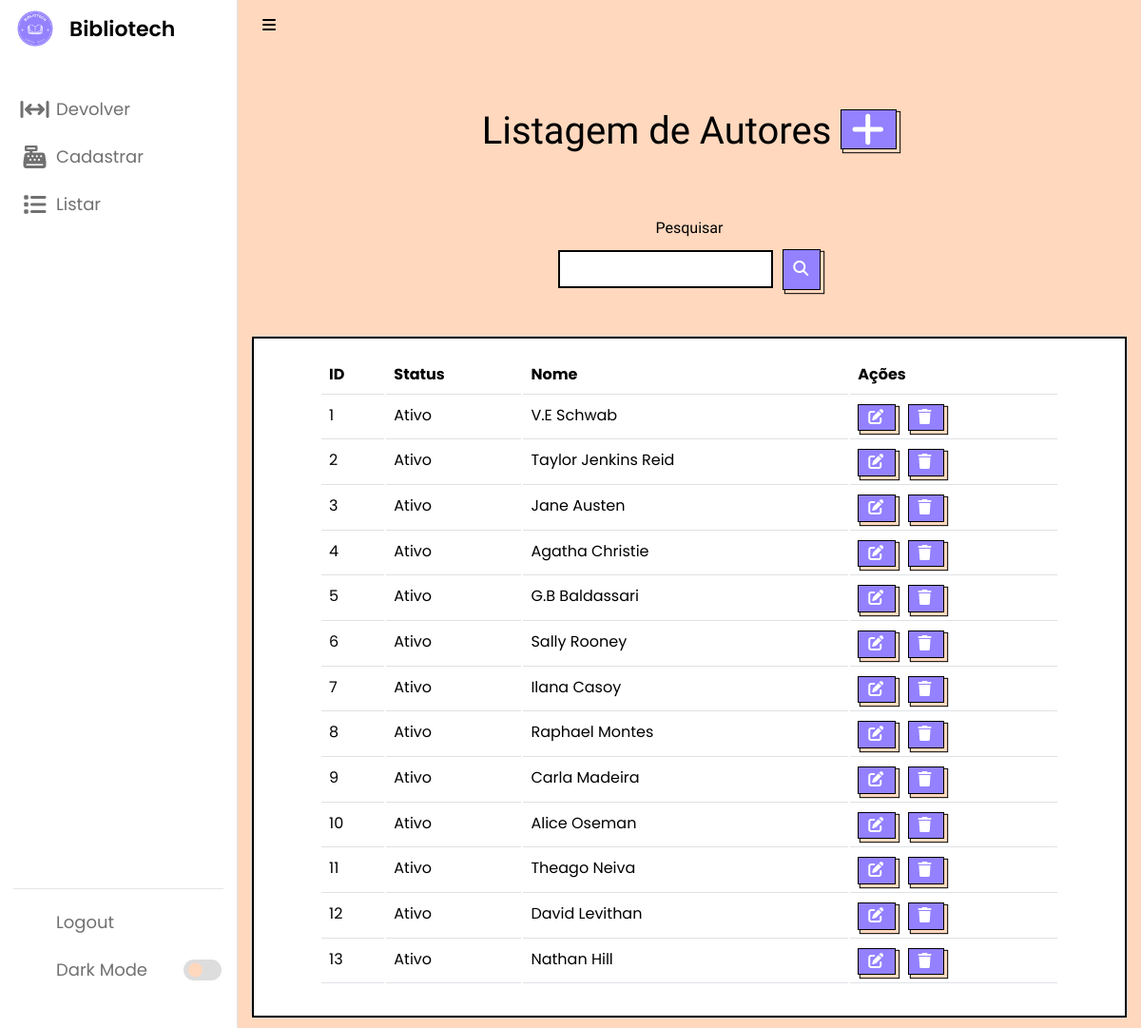
The page /listarAutores.php (signed in) on the database as committed earlier.
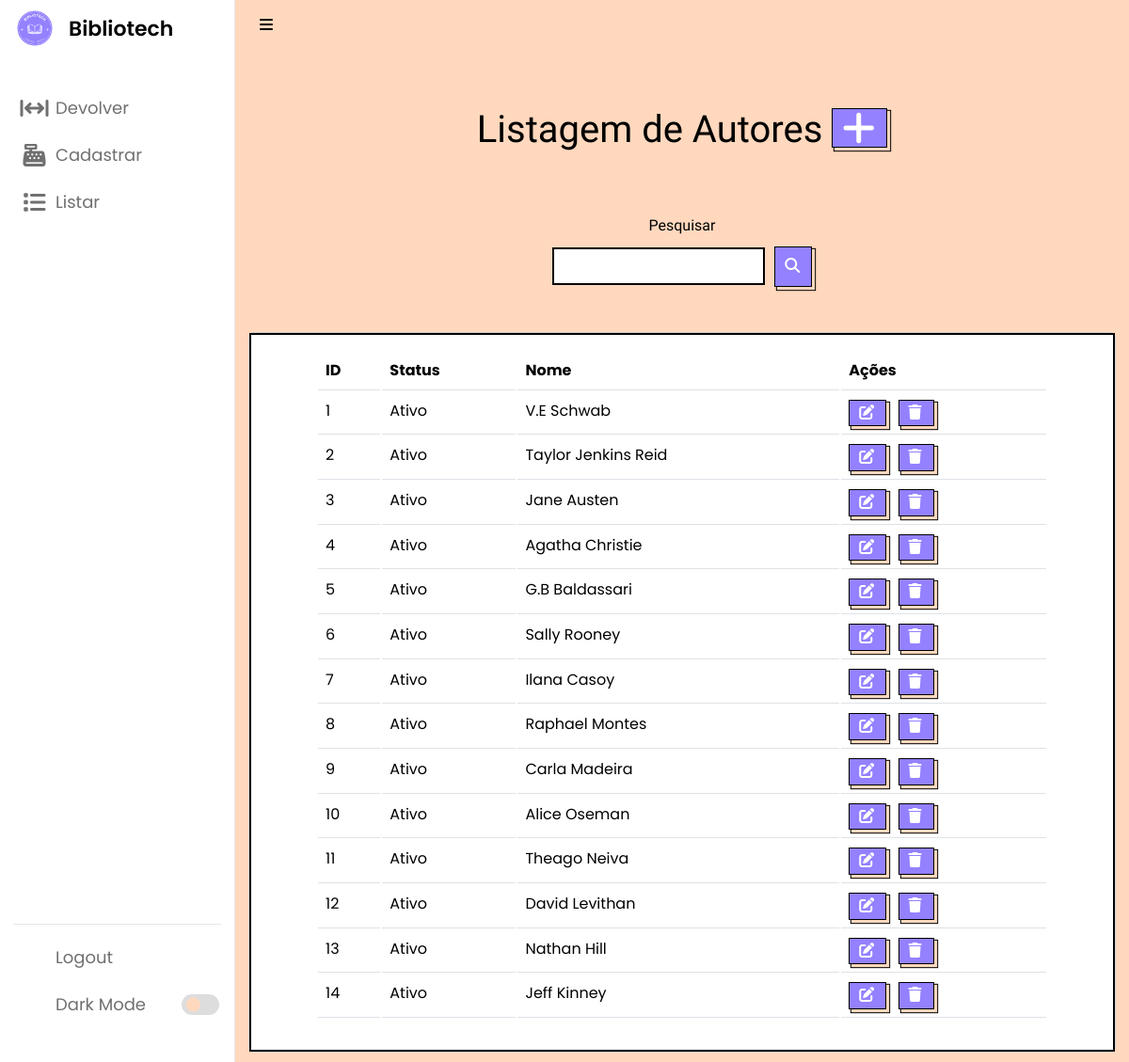
The same page on the database as committed later.
### tables this page shows
CREATE TABLE `autor` (
  `id` int(11) NOT NULL,
  `status` varchar(45) NOT NULL,
  `nome` varchar(100) NOT NULL
);

### listarAutores.php (the view, shortened to what this page needs)
<?php
require_once("conexao.php");
$V_WHERE = "";
$sql = "select * from autor
where 1 = 1" . $V_WHERE;
$resultado = mysqli_query($conexao, $sql);
?>
<!DOCTYPE html>
<html lang="pt-br">
<head>
    <link rel="stylesheet" href="css/style.css">
    <link rel="stylesheet" href="css/cadastrar.css">
    <link rel="stylesheet" href="css/bootstrap.css">
    <link rel="stylesheet" href="css/acervo.css">
    <link rel="stylesheet" href="https://unicons.iconscout.com/release/v4.0.0/css/line.css">
</head>
<body>
    <nav>
        <a href="main.php" style="text-decoration: none">
            <div class="logo-name">
                <div class="logo-image">
                    <img src="logo.ico" alt="">
                </div>
                <span class="logo_name">Bibliotech</span>
            </div>
        </a>
        <div class="menu-items">
            <ul class="nav-links">
                <?php require_once('sidebar.php') ?>
            </ul>
            <ul class="logout-mode">
                <li><a href="sair.php">
                        <i class="uil uil-signout"></i>
                        <span class="link-name">Logout</span>
                    </a></li>
                <li class="mode">
                    <a href="#">
                        <i class="uil uil-moon"></i>
                        <span class="link-name">Dark Mode</span>
                    </a>
                    <div class="mode-toggle">
                        <span class="switch"></span>
                    </div>
                </li>
            </ul>
        </div>
    </nav>
    <section class="dashboard">
        <div class="navbar bg-body-tertiary">
            <div class="container-fluid">
                <i class="fa-solid fa-bars sidebar-toggle botaoNav"></i>
            </div>
        </div>
        <br><br><br>
        <h1 class="titulo text">Listagem de Autores
            <a href="cadastrarAutores.php" class="botao">
                <i class="fa-solid fa-plus"></i>
            </a>
        </h1>
        <br><br>
        <center>
            <form method="post">
                <label name="nome" for="exampleFormControlInput1" class="titulo text">Pesquisar</label>
                <div class="input-button-container">
                    <input name="nome" type="text" class="formcampo">
                    <button name="pesquisar" stype="button" class="botaopesquisar"><i
                            class="fa-solid fa-magnifying-glass"></i></button>
                </div>
                <br><br>
            </form>
        </center>
        <center>
            <div class="card cardlistar">
                <div class="card-body cardlistar2">
                    <table class="table">
                        <thead>
                            <tr>
                                <td scope="col"><b>ID</b></td>
                                <td scope="col"><b>Status</b></td>
                                <td scope="col"><b>Nome</b></td>
                                <td scope="col"><b>Ações</b></td>
                            </tr>
                        </thead>
                        <tbody>
                            <?php while ($linha = mysqli_fetch_array($resultado)) { ?>
                                <tr>
                                    <td>
                                        <?= $linha['id'] ?>
                                    </td>
                                    <td>
                                        <?= $linha['status'] ?>
                                    </td>
                                    <td>
                                        <?= $linha['nome'] ?>
                                    </td>
                                    <td>
                                        <a style="margin-right: 8px;" href="alterarAutor.php? id=<?= $linha['id'] ?>"
                                            class="botao">
                                            <i class="fa-solid fa-pen-to-square"></i></a>
                                        <a href="listarAutores.php? id=<?= $linha['id'] ?>" class="botao"
                                            onclick="return confirm('Deseja mesmo excluir o cadastro?')">
                                            <i class="fa-sharp fa-solid fa-trash"></i> </a>
                                    </td>
                                </tr>
                            <?php } ?>
                        </tbody>
                    </table>
                </div>
            </div>
        </center>
    </section>
</body>
</html>

Rows that differ between the two databases and show on the page:
added autor: id "14", status "Ativo", nome "Jeff Kinney"
